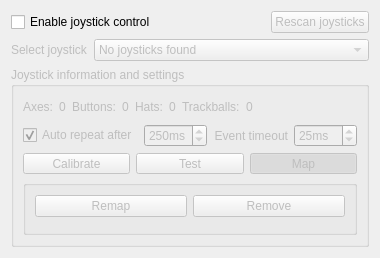
             <widget class="QWidget" name="scrollAreaWidgetContents_5">
              <property name="geometry">
               <rect>
                <x>0</x>
                <y>0</y>
                <width>342</width>
                <height>227</height>
               </rect>
              </property>
              <layout class="QGridLayout" name="gridLayout_17">
               <item row="0" column="0">
                <layout class="QGridLayout" name="gridLayout_16">
                 <item row="0" column="0" colspan="2">
                  <widget class="QCheckBox" name="checkBoxEnableJoystickControl">
                   <property name="toolTip">
                    <string>Enable GUI control via joystick</string>
                   </property>
                   <property name="text">
                    <string>Enable joystick control</string>
                   </property>
                  </widget>
                 </item>
                 <item row="0" column="2">
                  <widget class="QPushButton" name="pushButtonRescanJoysticks">
                   <property name="enabled">
                    <bool>false</bool>
                   </property>
                   <property name="sizePolicy">
                    <sizepolicy hsizetype="Maximum" vsizetype="Fixed">
                     <horstretch>0</horstretch>
                     <verstretch>0</verstretch>
                    </sizepolicy>
                   </property>
                   <property name="toolTip">
                    <string>Rescan available joysticks</string>
                   </property>
                   <property name="text">
                    <string>Rescan joysticks</string>
                   </property>
                   <property name="icon">
                    <iconset resource="qmc2.qrc">
                     <normaloff>:/data/img/joystick.png</normaloff>:/data/img/joystick.png</iconset>
                   </property>
                   <property name="autoDefault">
                    <bool>false</bool>
                   </property>
                  </widget>
                 </item>
                 <item row="1" column="0">
                  <widget class="QLabel" name="labelSelectJoystick">
                   <property name="enabled">
                    <bool>false</bool>
                   </property>
                   <property name="sizePolicy">
                    <sizepolicy hsizetype="Fixed" vsizetype="Preferred">
                     <horstretch>0</horstretch>
                     <verstretch>0</verstretch>
                    </sizepolicy>
                   </property>
                   <property name="text">
                    <string>Select joystick</string>
                   </property>
                  </widget>
                 </item>
                 <item row="1" column="1" colspan="2">
                  <widget class="QComboBox" name="comboBoxSelectJoysticks">
                   <property name="enabled">
                    <bool>false</bool>
                   </property>
                   <property name="toolTip">
                    <string>List of available joysticks - select the one you want to use for GUI control</string>
                   </property>
                   <item>
                    <property name="text">
                     <string>No joysticks found</string>
                    </property>
                   </item>
                  </widget>
                 </item>
                 <item row="2" column="0" colspan="3">
                  <widget class="QGroupBox" name="groupBoxJoystickSettings">
                   <property name="enabled">
                    <bool>false</bool>
                   </property>
                   <property name="title">
                    <string>Joystick information and settings</string>
                   </property>
                   <layout class="QGridLayout">
                    <item row="0" column="0">
                     <layout class="QHBoxLayout" name="layout12">
                      <item>
                       <layout class="QHBoxLayout" name="layout16">
                        <item>
                         <widget class="QLabel" name="labelJoystickAxes">
                          <property name="text">
                           <string>Axes:</string>
                          </property>
                         </widget>
                        </item>
                        <item>
                         <widget class="QLabel" name="labelJoystickAxesNum">
                          <property name="toolTip">
                           <string>Number of joystick axes</string>
                          </property>
                          <property name="text">
                           <string>0</string>
                          </property>
                         </widget>
                        </item>
                       </layout>
                      </item>
                      <item>
                       <layout class="QHBoxLayout" name="layout14">
                        <item>
                         <widget class="QLabel" name="labelJoystickButtons">
                          <property name="text">
                           <string>Buttons:</string>
                          </property>
                         </widget>
                        </item>
                        <item>
                         <widget class="QLabel" name="labelJoystickButtonsNum">
                          <property name="toolTip">
                           <string>Number of joystick buttons</string>
                          </property>
                          <property name="text">
                           <string>0</string>
                          </property>
                         </widget>
                        </item>
                       </layout>
                      </item>
                      <item>
                       <layout class="QHBoxLayout" name="layout15">
                        <item>
                         <widget class="QLabel" name="labelJoystickHats">
                          <property name="text">
                           <string>Hats:</string>
                          </property>
                         </widget>
                        </item>
                        <item>
                         <widget class="QLabel" name="labelJoystickHatsNum">
                          <property name="toolTip">
                           <string>Number of coolie hats</string>
                          </property>
                          <property name="text">
                           <string>0</string>
                          </property>
                         </widget>
                        </item>
                       </layout>
                      </item>
                      <item>
                       <layout class="QHBoxLayout" name="layout13">
                        <item>
                         <widget class="QLabel" name="labelJoystickTrackballs">
                          <property name="text">
                           <string>Trackballs:</string>
                          </property>
                         </widget>
                        </item>
                        <item>
                         <widget class="QLabel" name="labelJoystickTrackballsNum">
                          <property name="toolTip">
                           <string>Number of trackballs</string>
                          </property>
                          <property name="text">
                           <string>0</string>
                          </property>
                         </widget>
                        </item>
                       </layout>
                      </item>
                      <item>
                       <spacer name="spacer9">
                        <property name="orientation">
                         <enum>Qt::Horizontal</enum>
                        </property>
                        <property name="sizeHint" stdset="0">
                         <size>
                          <width>31</width>
                          <height>22</height>
                         </size>
                        </property>
                       </spacer>
                      </item>
                     </layout>
                    </item>
                    <item row="1" column="0">
                     <layout class="QHBoxLayout" name="layout11">
                      <item>
                       <widget class="QCheckBox" name="checkBoxJoystickAutoRepeat">
                        <property name="toolTip">
                         <string>Automatically repeat joystick functions after specified delay</string>
                        </property>
                        <property name="text">
                         <string>Auto repeat after</string>
                        </property>
                        <property name="checked">
                         <bool>true</bool>
                        </property>
                       </widget>
                      </item>
                      <item>
                       <widget class="QSpinBox" name="spinBoxJoystickAutoRepeatTimeout">
                        <property name="sizePolicy">
                         <sizepolicy hsizetype="Minimum" vsizetype="Minimum">
                          <horstretch>0</horstretch>
                          <verstretch>0</verstretch>
                         </sizepolicy>
                        </property>
                        <property name="toolTip">
                         <string>Repeat all joystick functions after how many milliseconds?</string>
                        </property>
                        <property name="suffix">
                         <string>ms</string>
                        </property>
                        <property name="maximum">
                         <number>999</number>
                        </property>
                        <property name="value">
                         <number>250</number>
                        </property>
                       </widget>
                      </item>
                      <item>
                       <spacer name="spacer12">
                        <property name="orientation">
                         <enum>Qt::Horizontal</enum>
                        </property>
                        <property name="sizeHint" stdset="0">
                         <size>
                          <width>20</width>
                          <height>20</height>
                         </size>
                        </property>
                       </spacer>
                      </item>
                      <item>
                       <widget class="QLabel" name="labelJoystickEventTimeout">
                        <property name="text">
                         <string>Event timeout</string>
                        </property>
                        <property name="alignment">
                         <set>Qt::AlignRight|Qt::AlignTrailing|Qt::AlignVCenter</set>
                        </property>
                       </widget>
                      </item>
                      <item>
                       <widget class="QSpinBox" name="spinBoxJoystickEventTimeout">
                        <property name="sizePolicy">
                         <sizepolicy hsizetype="Minimum" vsizetype="Minimum">
                          <horstretch>0</horstretch>
                          <verstretch>0</verstretch>
                         </sizepolicy>
                        </property>
                        <property name="toolTip">
                         <string>Process joystick events after how many milliseconds?</string>
                        </property>
                        <property name="suffix">
                         <string>ms</string>
                        </property>
                        <property name="maximum">
                         <number>999</number>
                        </property>
                        <property name="value">
                         <number>25</number>
                        </property>
                       </widget>
                      </item>
                     </layout>
                    </item>
                    <item row="2" column="0">
                     <layout class="QHBoxLayout" name="layout10">
                      <item>
                       <widget class="QToolButton" name="toolButtonCalibrateAxes">
                        <property name="sizePolicy">
                         <sizepolicy hsizetype="MinimumExpanding" vsizetype="Fixed">
                          <horstretch>0</horstretch>
                          <verstretch>0</verstretch>
                         </sizepolicy>
                        </property>
                        <property name="toolTip">
                         <string>Calibrate joystick axes</string>
                        </property>
                        <property name="text">
                         <string>Calibrate</string>
                        </property>
                        <property name="checkable">
                         <bool>true</bool>
                        </property>
                        <property name="autoExclusive">
                         <bool>true</bool>
                        </property>
                       </widget>
                      </item>
                      <item>
                       <widget class="QToolButton" name="toolButtonTestJoystick">
                        <property name="sizePolicy">
                         <sizepolicy hsizetype="MinimumExpanding" vsizetype="Fixed">
                          <horstretch>0</horstretch>
                          <verstretch>0</verstretch>
                         </sizepolicy>
                        </property>
                        <property name="toolTip">
                         <string>Test all joystick functions</string>
                        </property>
                        <property name="text">
                         <string>Test</string>
                        </property>
                        <property name="checkable">
                         <bool>true</bool>
                        </property>
                        <property name="autoExclusive">
                         <bool>true</bool>
                        </property>
                       </widget>
                      </item>
                      <item>
                       <widget class="QToolButton" name="toolButtonMapJoystick">
                        <property name="sizePolicy">
                         <sizepolicy hsizetype="MinimumExpanding" vsizetype="Fixed">
                          <horstretch>0</horstretch>
                          <verstretch>0</verstretch>
                         </sizepolicy>
                        </property>
                        <property name="toolTip">
                         <string>Map joystick functions to GUI functions</string>
                        </property>
                        <property name="text">
                         <string>Map</string>
                        </property>
                        <property name="checkable">
                         <bool>true</bool>
                        </property>
                        <property name="checked">
                         <bool>true</bool>
                        </property>
                        <property name="autoExclusive">
                         <bool>true</bool>
                        </property>
                       </widget>
                      </item>
                     </layout>
                    </item>
                    <item row="3" column="0">
                     <widget class="QGroupBox" name="groupBoxCalibrationAndTest">
                      <property name="sizePolicy">
                       <sizepolicy hsizetype="Expanding" vsizetype="Expanding">
                        <horstretch>0</horstretch>
                        <verstretch>0</verstretch>
                       </sizepolicy>
                      </property>
                      <property name="title">
                       <string/>
                      </property>
                      <layout class="QGridLayout">
                       <item row="0" column="0">
                        <widget class="QPushButton" name="pushButtonRemapJoystickFunction">
                         <property name="enabled">
                          <bool>false</bool>
                         </property>
                         <property name="toolTip">
                          <string>Remap a joystick function to the selected GUI function</string>
                         </property>
                         <property name="text">
                          <string>Remap</string>
                         </property>
                         <property name="icon">
                          <iconset resource="qmc2.qrc">
                           <normaloff>:/data/img/controller.png</normaloff>:/data/img/controller.png</iconset>
                         </property>
                        </widget>
                       </item>
                       <item row="0" column="1">
                        <widget class="QPushButton" name="pushButtonRemoveJoystickMapping">
                         <property name="enabled">
                          <bool>false</bool>
                         </property>
                         <property name="toolTip">
                          <string>Remove joystick mapping from selected GUI function</string>
                         </property>
                         <property name="text">
                          <string>Remove</string>
                         </property>
                         <property name="icon">
                          <iconset resource="qmc2.qrc">
                           <normaloff>:/data/img/editdelete.png</normaloff>:/data/img/editdelete.png</iconset>
                         </property>
                        </widget>
                       </item>
                       <item row="1" column="0" colspan="2">
                        <widget class="QTreeWidget" name="treeWidgetJoystickMappings">
                         <property name="sizePolicy">
                          <sizepolicy hsizetype="Ignored" vsizetype="Ignored">
                           <horstretch>0</horstretch>
                           <verstretch>0</verstretch>
                          </sizepolicy>
                         </property>
                         <property name="toolTip">
                          <string>Active joystick mappings; double-click to remap joystick function</string>
                         </property>
                         <property name="alternatingRowColors">
                          <bool>true</bool>
                         </property>
                         <property name="indentation">
                          <number>0</number>
                         </property>
                         <property name="rootIsDecorated">
                          <bool>false</bool>
                         </property>
                         <property name="itemsExpandable">
                          <bool>false</bool>
                         </property>
                         <property name="allColumnsShowFocus">
                          <bool>true</bool>
                         </property>
                         <column>
                          <property name="text">
                           <string>Function / Key</string>
                          </property>
                         </column>
                         <column>
                          <property name="text">
                           <string>Joystick function</string>
                          </property>
                         </column>
                        </widget>
                       </item>
                      </layout>
                     </widget>
                    </item>
                   </layout>
                  </widget>
                 </item>
                </layout>
               </item>
              </layout>
             </widget>
